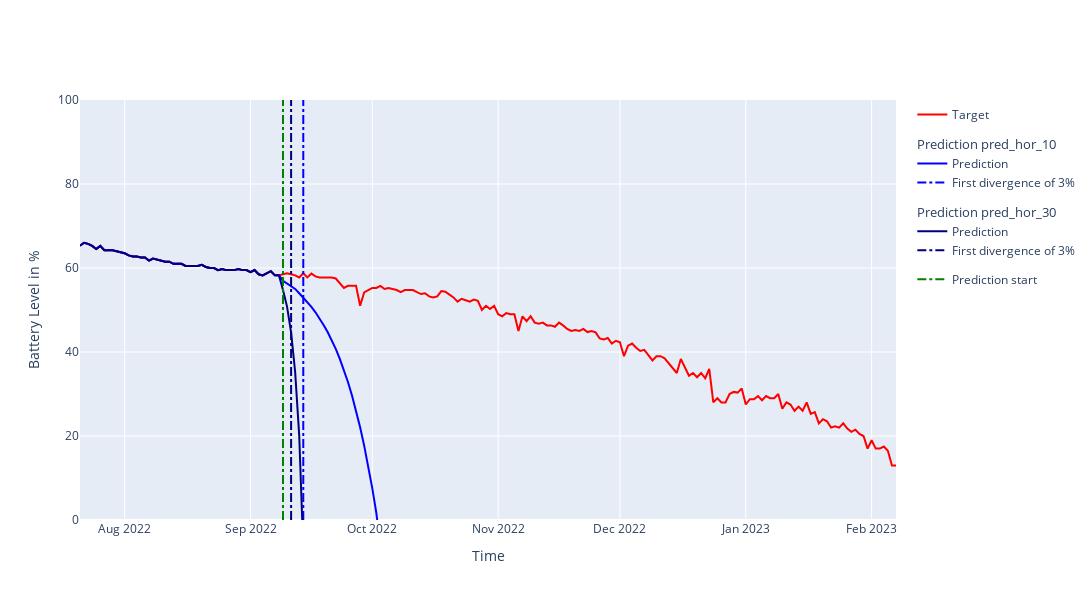

Source (notebook cell):
### Code cell
plots.plot_iterative_prediction(
    test_df_44,
    [(prediction_df_44_10, "pred_hor_10"), (prediction_df_44_30, "pred_hor_30")],
    prediction_start_date,
    divergence_threshold=3,
)

### Figure 1 — Plotly figure (JSON) as saved in the notebook; plotly's stock layout.template omitted (floating-point values rounded to 4 significant figures; data arrays with more than 128 entries replaced by an {"elided": "..."} marker saying what was removed)
{"data": [{"marker": {"color": "red"}, "mode": "lines", "name": "Target", "type": "scatter", "x": {"elided": "202 str values"}, "y": {"elided": "202 float values"}}, {"legendgroup": "0", "legendgrouptitle": {"text": "Prediction pred_hor_10"}, "marker": {"color": "#0000ff"}, "mode": "lines", "name": "Prediction", "type": "scatter", "x": {"elided": "202 str values"}, "y": {"elided": "202 float values"}}, {"legendgroup": "0", "line": {"color": "#0000ff", "dash": "dashdot", "width": 2}, "mode": "lines", "name": "First divergence of 3%", "type": "scatter", "x": ["2022-09-14T00:00:00", "2022-09-14T00:00:00"], "y": [0, 100]}, {"legendgroup": "1", "legendgrouptitle": {"text": "Prediction pred_hor_30"}, "marker": {"color": "#00007f"}, "mode": "lines", "name": "Prediction", "type": "scatter", "x": {"elided": "202 str values"}, "y": {"elided": "202 float values"}}, {"legendgroup": "1", "line": {"color": "#00007f", "dash": "dashdot", "width": 2}, "mode": "lines", "name": "First divergence of 3%", "type": "scatter", "x": ["2022-09-11T00:00:00", "2022-09-11T00:00:00"], "y": [0, 100]}, {"line": {"color": "green", "dash": "dashdot", "width": 2}, "mode": "lines", "name": "Prediction start", "type": "scatter", "x": ["2022-09-09T00:00:00", "2022-09-09T00:00:00"], "y": [0, 100]}], "layout": {"autosize": false, "height": 600, "showlegend": true, "title": {"text": ""}, "width": 1200, "xaxis": {"title": {"text": "Time"}}, "yaxis": {"range": [0, 100], "title": {"text": "Battery Level in %"}}}}
